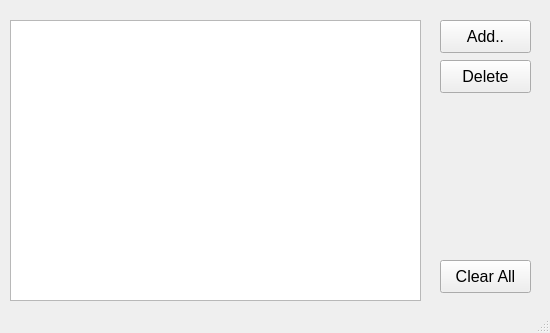
<?xml version="1.0" encoding="UTF-8"?>
<ui version="4.0">
 <class>MainWindow</class>
 <widget class="QMainWindow" name="MainWindow">
  <property name="geometry">
   <rect>
    <x>0</x>
    <y>0</y>
    <width>550</width>
    <height>333</height>
   </rect>
  </property>
  <property name="windowTitle">
   <string>Contacts</string>
  </property>
  <widget class="QWidget" name="centralwidget">
   <widget class="QPushButton" name="add_pushButton">
    <property name="geometry">
     <rect>
      <x>440</x>
      <y>20</y>
      <width>91</width>
      <height>33</height>
     </rect>
    </property>
    <property name="font">
     <font>
      <pointsize>12</pointsize>
     </font>
    </property>
    <property name="text">
     <string>Add..</string>
    </property>
   </widget>
   <widget class="QPushButton" name="del_pushButton">
    <property name="geometry">
     <rect>
      <x>440</x>
      <y>60</y>
      <width>91</width>
      <height>33</height>
     </rect>
    </property>
    <property name="font">
     <font>
      <pointsize>12</pointsize>
     </font>
    </property>
    <property name="text">
     <string>Delete</string>
    </property>
   </widget>
   <widget class="QPushButton" name="clear_pushButton">
    <property name="geometry">
     <rect>
      <x>440</x>
      <y>260</y>
      <width>91</width>
      <height>33</height>
     </rect>
    </property>
    <property name="font">
     <font>
      <pointsize>12</pointsize>
     </font>
    </property>
    <property name="text">
     <string>Clear All</string>
    </property>
   </widget>
   <widget class="QTableWidget" name="tableWidget">
    <property name="geometry">
     <rect>
      <x>10</x>
      <y>20</y>
      <width>411</width>
      <height>281</height>
     </rect>
    </property>
   </widget>
  </widget>
  <widget class="QMenuBar" name="menubar">
   <property name="geometry">
    <rect>
     <x>0</x>
     <y>0</y>
     <width>550</width>
     <height>21</height>
    </rect>
   </property>
  </widget>
  <widget class="QStatusBar" name="statusbar"/>
 </widget>
 <resources/>
 <connections/>
</ui>
